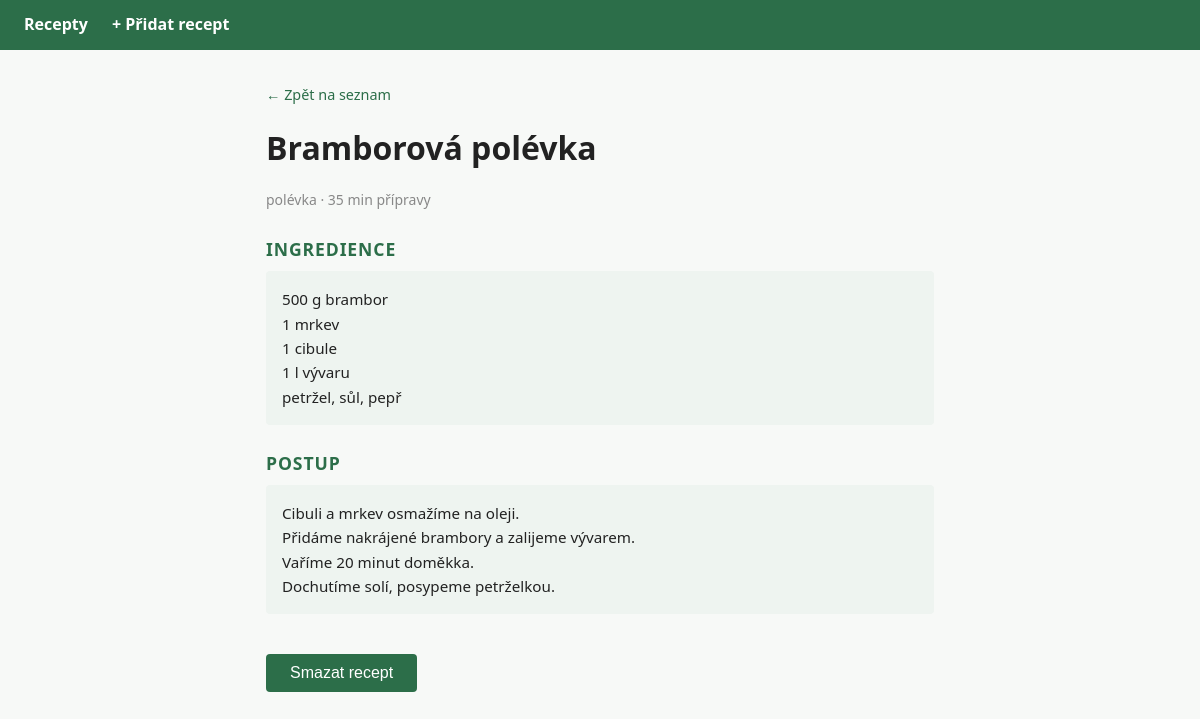
Screenshot of /detail.php?id=2 with the database file from the repository.
### tables this page shows
CREATE TABLE recepty (
        id          INTEGER PRIMARY KEY AUTOINCREMENT,
        nazev       TEXT    NOT NULL,
        kategorie   TEXT    NOT NULL,
        ingredience TEXT    NOT NULL,
        postup      TEXT    NOT NULL,
        cas         INTEGER NOT NULL
    );

### detail.php (the view, shortened to what this page needs)
<?php
$id = (int)($_GET['id'] ?? 0);
$db = getDb();
$stmt = $db->prepare("SELECT * FROM recepty WHERE id = ?");
$stmt->execute([$id]);
$r = $stmt->fetch();
?>
<!DOCTYPE html>
<html lang="cs">
<head>
    <link rel="stylesheet" href="style.css">
</head>
<body>
<nav>
    <a href="index.php">Recepty</a>
    <a href="pridat.php">+ Přidat recept</a>
</nav>
<main>
    <a href="index.php" class="zpet">← Zpět na seznam</a>
    <h1><?= htmlspecialchars($r['nazev']) ?></h1>
    <p class="meta"><?= htmlspecialchars($r['kategorie']) ?> · <?= $r['cas'] ?> min přípravy</p>
    <h2>Ingredience</h2>
    <pre><?= htmlspecialchars($r['ingredience']) ?></pre>
    <h2>Postup</h2>
    <pre><?= htmlspecialchars($r['postup']) ?></pre>
    <form method="post" onsubmit="return confirm('Opravdu smazat recept?')">
        <button type="submit" name="smazat" class="btn-smazat">Smazat recept</button>
    </form>
</main>
</body>
</html>

### style.css (style rules this page uses)
* { box-sizing: border-box; margin: 0; padding: 0; }
body { font-family: system-ui, sans-serif; background: #f7f9f7; color: #222; line-height: 1.6; }
nav { background: #2c6e49; padding: 0.75rem 1.5rem; display: flex; gap: 1.5rem; align-items: center; }
nav a { color: #fff; text-decoration: none; font-weight: 600; }
main { max-width: 700px; margin: 2rem auto; padding: 0 1rem; }
h1 { margin-bottom: 1rem; }
h2 { margin: 1.5rem 0 0.5rem; color: #2c6e49; font-size: 1.1rem; text-transform: uppercase; letter-spacing: 0.05em; }
.meta { color: #888; font-size: 0.875rem; }
pre { background: #eef4f0; padding: 1rem; border-radius: 4px; white-space: pre-wrap; font-family: inherit; font-size: 0.95rem; }
.zpet { display: inline-block; margin-bottom: 1rem; color: #2c6e49; text-decoration: none; font-size: 0.9rem; }
form { display: flex; flex-direction: column; gap: 1rem; margin-top: 0.5rem; }
button[type="submit"] { padding: 0.6rem 1.5rem; background: #2c6e49; color: #fff; border: none; border-radius: 4px; font-size: 1rem; cursor: pointer; width: fit-content; }
.btn-smazat { padding: 0.5rem 1rem; background: #c0392b; color: #fff; border: none; border-radius: 4px; font-size: 0.9rem; cursor: pointer; margin-top: 2rem; }

### rows the page displays
recepty: nazev "Bramborová polévka", kategorie "polévka", cas "35", ingredience "500 g brambor 1 mrkev 1 cibule 1 l vývaru petržel, sůl, pepř", postup "Cibuli a mrkev osmažíme na oleji. Přidáme nakrájené brambory a zalijeme vývarem. Vaříme 20 minut doměkka. Dochutíme solí, posypeme petrželkou."
